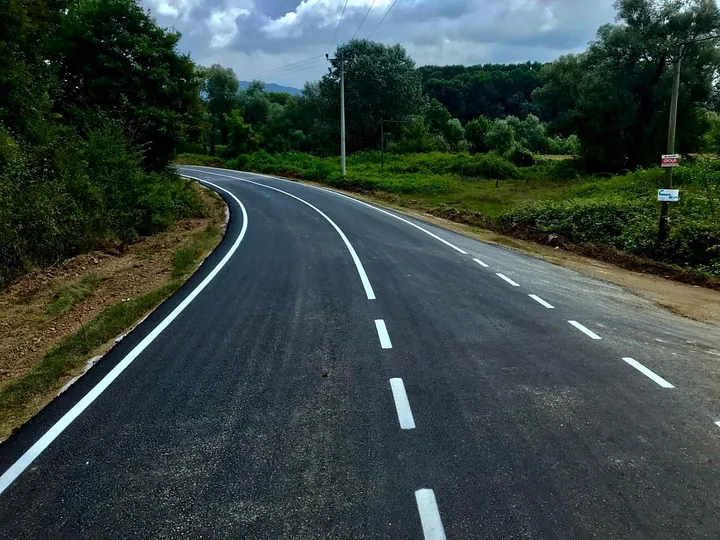
#> input picture images/1_xBb9dtIT9N4QmZInvHtUWg.webp, 720 x 540 px
$ python app.py
#> lines starting #> are read from the running program, lines starting #| are printed output that depends on the picture; after the words box and inside, x2 and y2 are one past the last pixel; in counts of white or black regions, pixels touching at a corner belong together
import cv2
from matplotlib import pyplot as plt
import numpy as np


img_path = "images/1_xBb9dtIT9N4QmZInvHtUWg.webp"
img = cv2.imread(img_path)
#> img is the input picture: shape (540, 720, 3); mean B, G, R 64.9, 68.5, 54.7
gray_image = cv2.cvtColor(img, cv2.COLOR_BGR2GRAY)
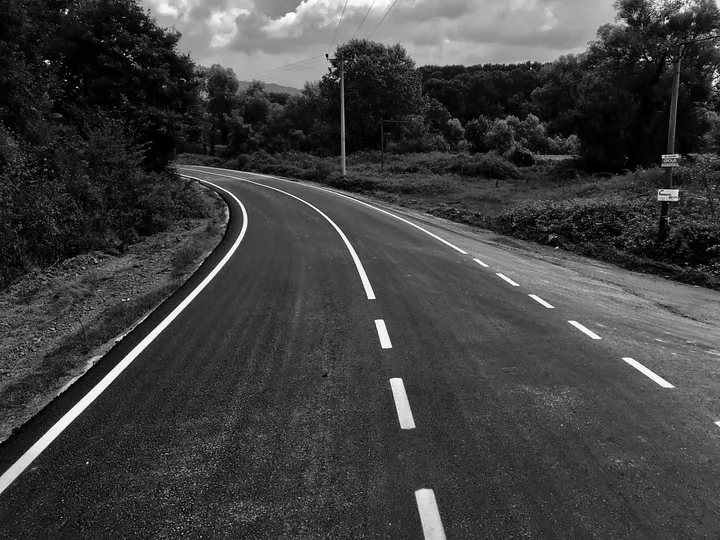
#> gray_image: shape (540, 720); min 0, max 255, mean 64
(thresh, output2) = cv2.threshold(gray_image, 200, 255, cv2.THRESH_BINARY)
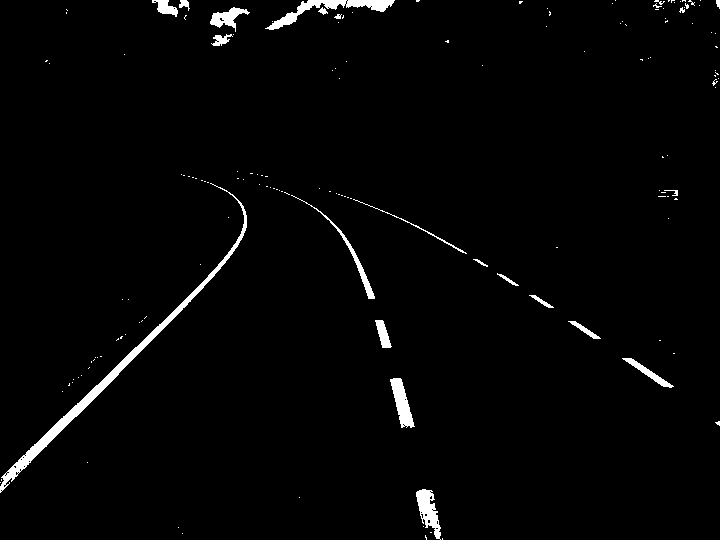
#> output2: shape (540, 720); 2% white; 153 white regions (131 under 20 px), largest, box (x1, y1, x2, y2) and area: (0, 183, 247, 493) 2591, (265, 0, 395, 30) 992, (416, 489, 441, 540) 636
output2 = cv2.GaussianBlur(output2, (5, 5), 3)
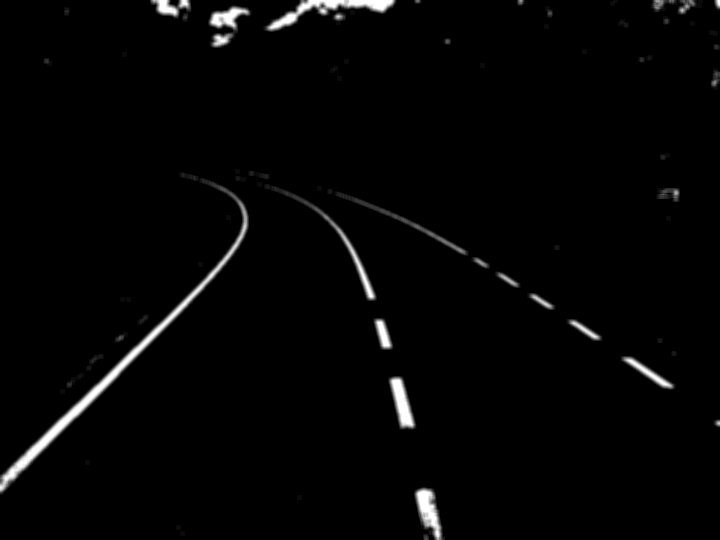
#> output2: shape (540, 720); min 0, max 255, mean 5.1
output2 = cv2.Canny(output2, 180, 255)
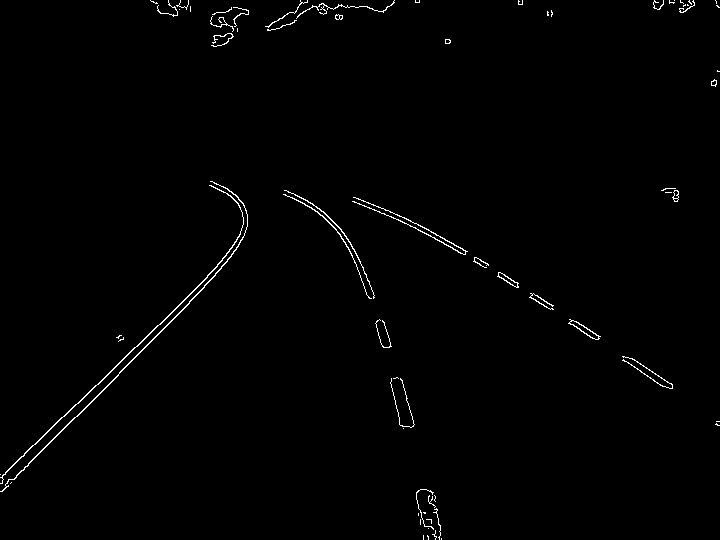
#> output2: shape (540, 720); 0.9% white in thin lines or dots
plt.imshow(output2)
plt.show()
